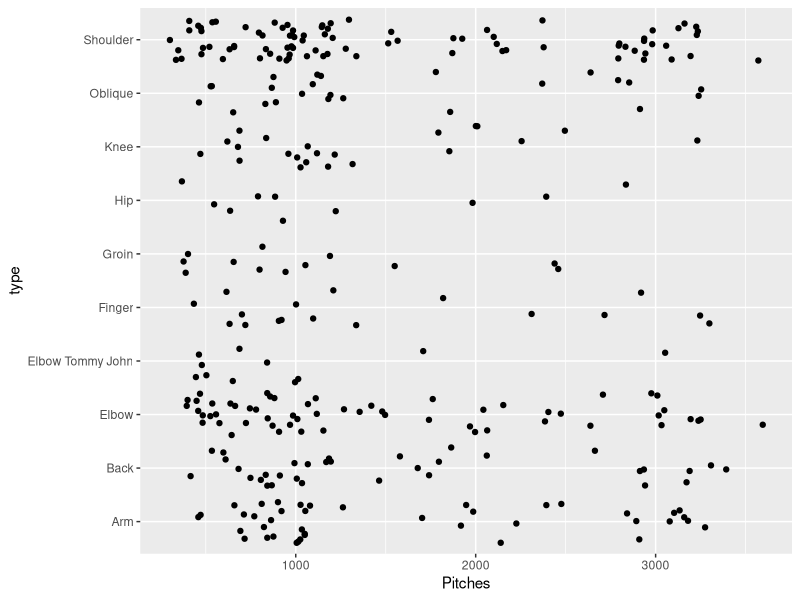
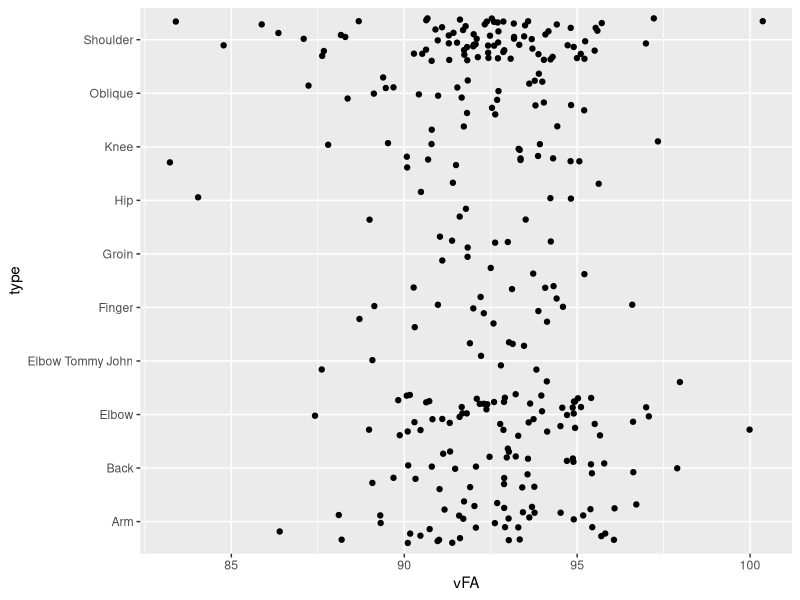
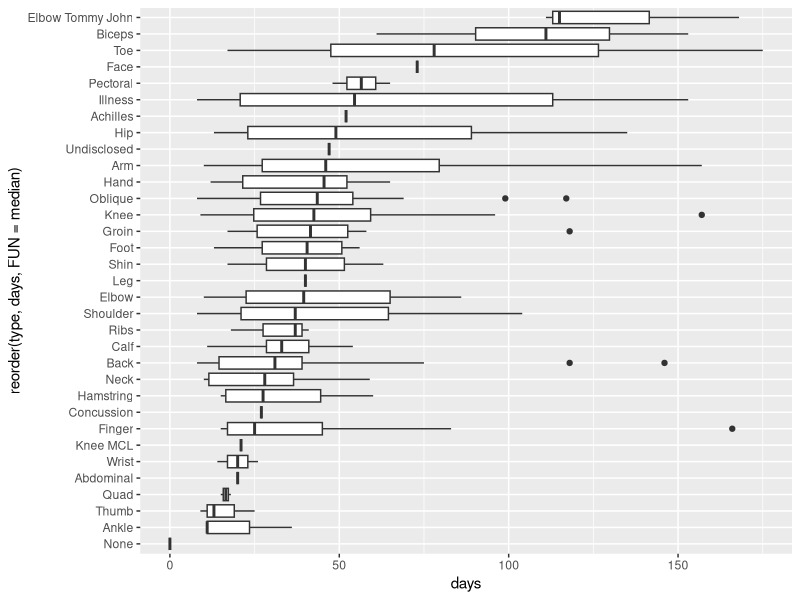
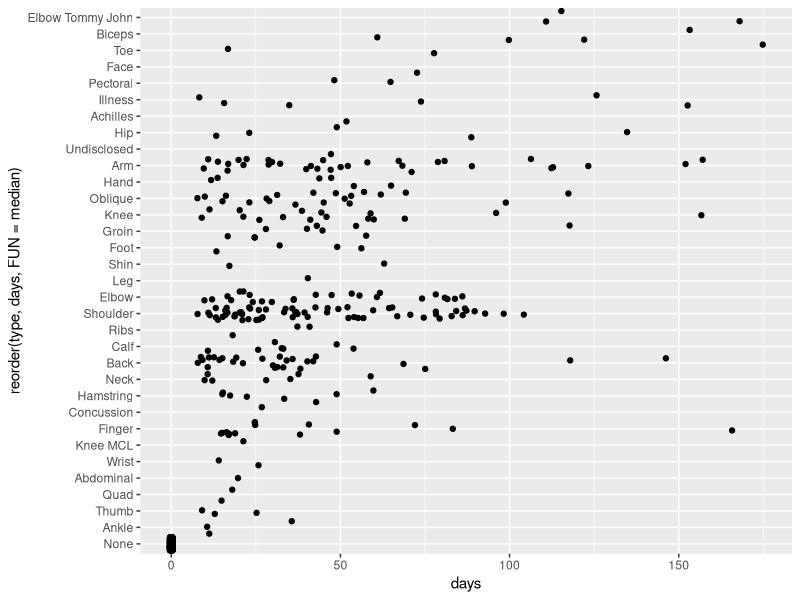
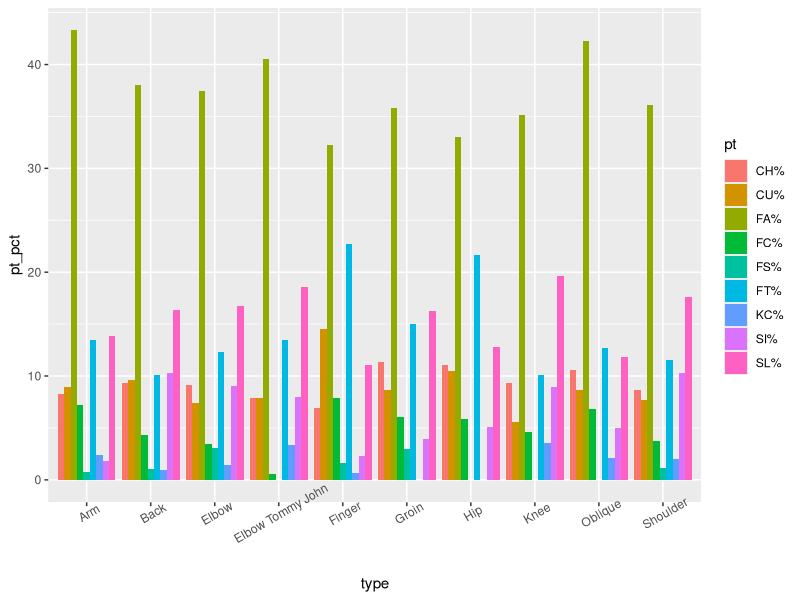
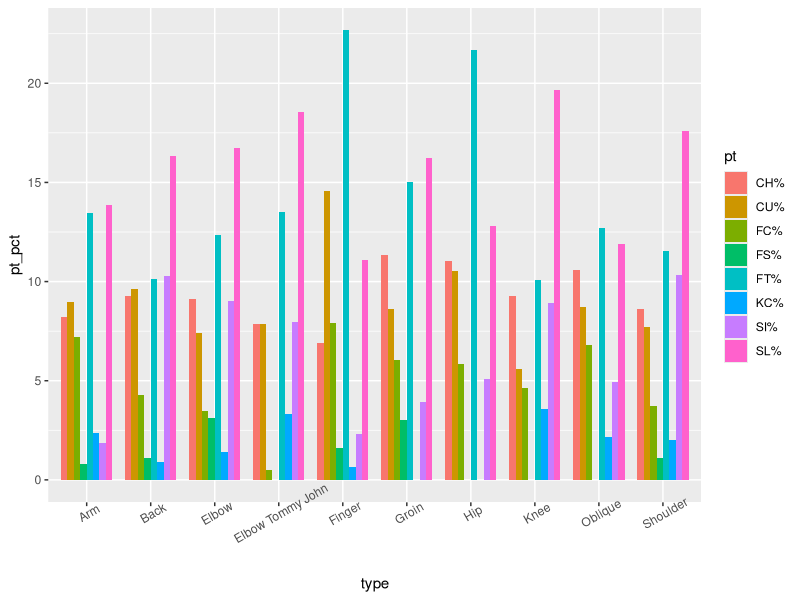
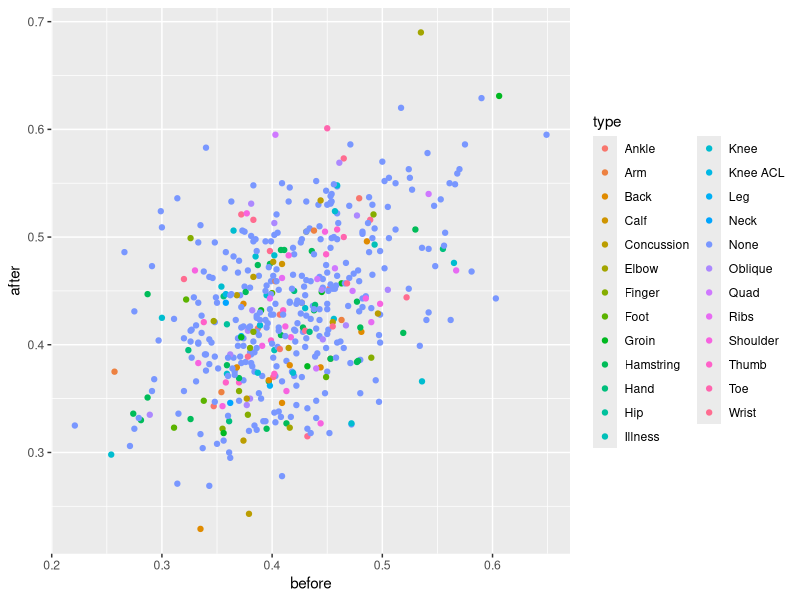
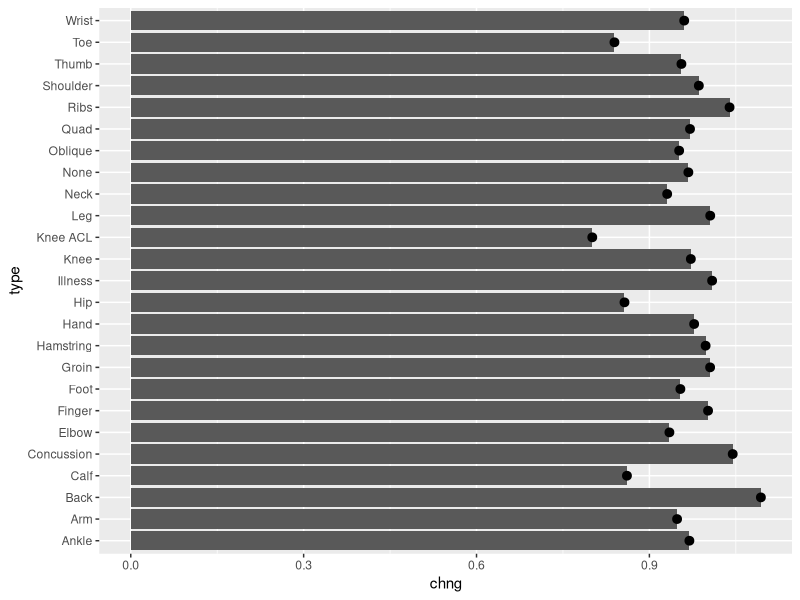

These figures' R source, in order: (Note: this script raises an error after producing the figures.)
## ---- chunk 1
knitr::opts_chunk$set(warning = F,
                      message = F)
## ---- chunk 2
library(dplyr)
library(tidyverse)
library(ggplot2)
library(zoo)
pitches_2015 <- read_csv('./data/Pitchers2015.csv')
head(pitches_2015)
## ---- chunk 3
injuries_2016 <- read_csv('./data/injuries_2016.csv')
head(injuries_2016)
## ---- chunk 4
df2014 <- read_csv('./data/batters2014.csv')
head(df2014)
## ---- chunk 5
# Install all necessary packages
library(dplyr)
library(tidyverse)
library(ggplot2)
library(zoo)
## ---- chunk 6
pitches_2015 <- read_csv('./data/Pitchers2015.csv')
injuries_2016 <- read_csv('./data/injuries_2016.csv')

pitches_2016 <- read_csv('./data/Pitchers2016.csv')
injuries_2017 <- read_csv('./data/injuries_2017.csv')
## ---- chunk 7
# join each year before concatting them
joined1 <- merge(injuries_2016, pitches_2015, by.x = "name", by.y = "name", all.y = T)
joined1$year <- '2016'

joined2 <- merge(injuries_2017, pitches_2016, by.x = "name", by.y = "name", all.y = T)
joined2$year <- '2017'

joined <- rbind(joined1, joined2)

joined_pitchers <- filter(joined, pos == "RP" | pos == "SP")
## ---- chunk 8
extract_injury <- function(val) { strsplit(val, "/")[[1]][[1]] }
## ---- chunk 9
# @param df pitch dataframe joined with injury data
clean <- function(df) {
  percent_cols <- colnames(df)[8:16]
  f <- function(val) { sub("%", "", val) }
  df[percent_cols] <- sapply(df[percent_cols], f)
  df[percent_cols] <- sapply(df[percent_cols], as.numeric)
  # if a pitcher never throws a pitch
  df[percent_cols][is.na(df[percent_cols])] <- 0
  df$type[is.na(df$type)] <- "None"
  df$days[is.na(df$days)] <- 0

  df$type <- sapply(df$type, extract_injury)
  
  df
}

joined <- clean(joined)
joined_pitchers <- clean(joined_pitchers)
joined_pitchers <- mutate(group_by(joined_pitchers, type), cnt = n())
joined_pitchers <- filter(joined_pitchers, cnt >= 10)
## ---- chunk 10
ggplot(joined_pitchers, aes(x=type, y=Pitches)) + geom_jitter() + coord_flip()
ggplot(joined_pitchers, aes(x=type, y=vFA)) + geom_jitter() + coord_flip()
## ---- chunk 11
ggplot(filter(joined, days < 180), aes(x=reorder(type, days, FUN = median), y=days)) + geom_boxplot() + coord_flip()
ggplot(filter(joined, days < 180), aes(x=reorder(type, days, FUN = median), y=days)) + geom_jitter() + coord_flip()
## ---- chunk 12
percent_cols <- colnames(joined)[8:16]
# tidy the data so we can facet on pitch types
g <- gather(filter(joined_pitchers), pt, pt_pct, percent_cols)
levels(g$pt) <- percent_cols
g <- arrange(g, pt)
ggplot(g, aes(x = type, y = pt_pct, fill = pt, order = pt)) + geom_bar(stat="summary", position = "dodge") + theme(axis.text.x = element_text(angle=30))
## ---- chunk 13
percent_cols_no_FA <- colnames(joined)[9:16]
# tidy the data so we can facet on pitch types
g <- gather(filter(joined_pitchers), pt, pt_pct, percent_cols_no_FA)
levels(g$pt) <- percent_cols_no_FA
g <- arrange(g, pt)
ggplot(g, aes(x = type, y = pt_pct, fill = pt, order = pt, width=0.8)) + geom_bar(stat="summary", position = "dodge") + theme(axis.text.x = element_text(angle=30))
## ---- chunk 14
injuries2015 <- read_csv('./data/injuries_2015.csv')
injuries2016 <- read_csv('./data/injuries_2016.csv')

df2014 <- read_csv('./data/batters2014.csv')
df2015 <- read_csv('./data/batters2015.csv')
df2016 <- read_csv('./data/batters2016.csv')
df2017 <- read_csv('./data/batters2017.csv')

df2014$year <- 2014
df2015$year <- 2015
df2016$year <- 2016
df2017$year <- 2017
## ---- chunk 15
process <- function(data, injuries) {
  # we only want players who played in each season, and batted at least 150 times in 2015/2017
  data <- mutate(group_by(data, name), cnt = n())
  first_yr <- min(data$year)
  third_yr <- max(data$year)
  scnd_year <- (first_yr + third_yr) / 2
  data <- filter(data, cnt == 3 & year != scnd_year)
  # tidy till before and after
  data <- mutate(data, occ = if_else(year == first_yr, "before", "after"))
  data <- data %>% select(name, occ, SLG)
  data <- spread(data, occ, SLG)
  # merge the injuries
  data <- merge(data, injuries, by.x = "name", by.y = "name", all.x = T)
  data$type[is.na(data$type)] <- "None"
  data$type <- sapply(data$type, extract_injury)
  data
}

bat1 <- rbind(df2015, df2016, df2017)
bat2 <- rbind(df2014, df2015, df2016)

bat1 <- process(bat1, injuries2016)
bat2 <- process(bat2, injuries2015)

bat <- rbind(bat1, bat2)
## ---- chunk 16
ggplot(bat, aes(before, after)) + geom_point(aes(color = type))
## ---- chunk 17
bat <- mutate(bat, chng = before / after)
ggplot(bat) + geom_bar(aes(x = type, y = chng), stat="summary") + stat_summary(aes(x = type, y = chng), fun.y = "mean") + coord_flip()
## ---- chunk 18
# process injury data
i1 <- read_csv('./data/injuries_2015.csv')
i2 <- read_csv('./data/injuries_2016.csv')
i3 <- read_csv('./data/injuries_2017.csv')

i1$year = 2015
i2$year = 2016
i3$year = 2017

iAll <- rbind(i1, i2, i3)
iAll <- arrange(iAll, name, year)
iAll <- mutate(group_by(iAll, name), cnt = n())
# data <- mutate(data, occ = if_else(year == first_yr, "before", "after"))
iAll <- iAll %>% mutate(was_followed = if_else(cnt > 1 & year != 2017, 1, 0))
# remove 2017
iAll <- filter(iAll, year != 2017)
iAll$type <- sapply(iAll$type, extract_injury)
iAll <- iAll %>% group_by(type, was_followed) %>%
          summarise(num_i = n()) %>%
          mutate(prop = num_i / sum(num_i))

iAll <- iAll %>% mutate(followed = if_else(was_followed == 0, "No", "Yes"))
ggplot(iAll, aes(x = type, y = prop, fill = followed)) + geom_bar(stat = "identity") + theme(axis.text.x = element_text(angle=90))
## ---- chunk 19
## structure the data so that months are orderd included, in the date
hr <- read_csv('./data/homeRuns.csv')
# just make Mar/April April and Sep/Oct September
hr$Month[hr$Month == 'Mar/Apr'] <- 'Apr'
hr$Month[hr$Month == 'Sept/Oct'] <- 'Sep'
# zoo parser is much better
hr$Date <- as.yearmon(paste0(hr$Season, hr$Month), "%Y%b")
hr$Date <- as.Date(hr$Date)
## ---- chunk 20
ggplot(hr, aes(Date, y = HR)) + geom_line() + scale_x_date(labels = as.Date(hr$Date))
